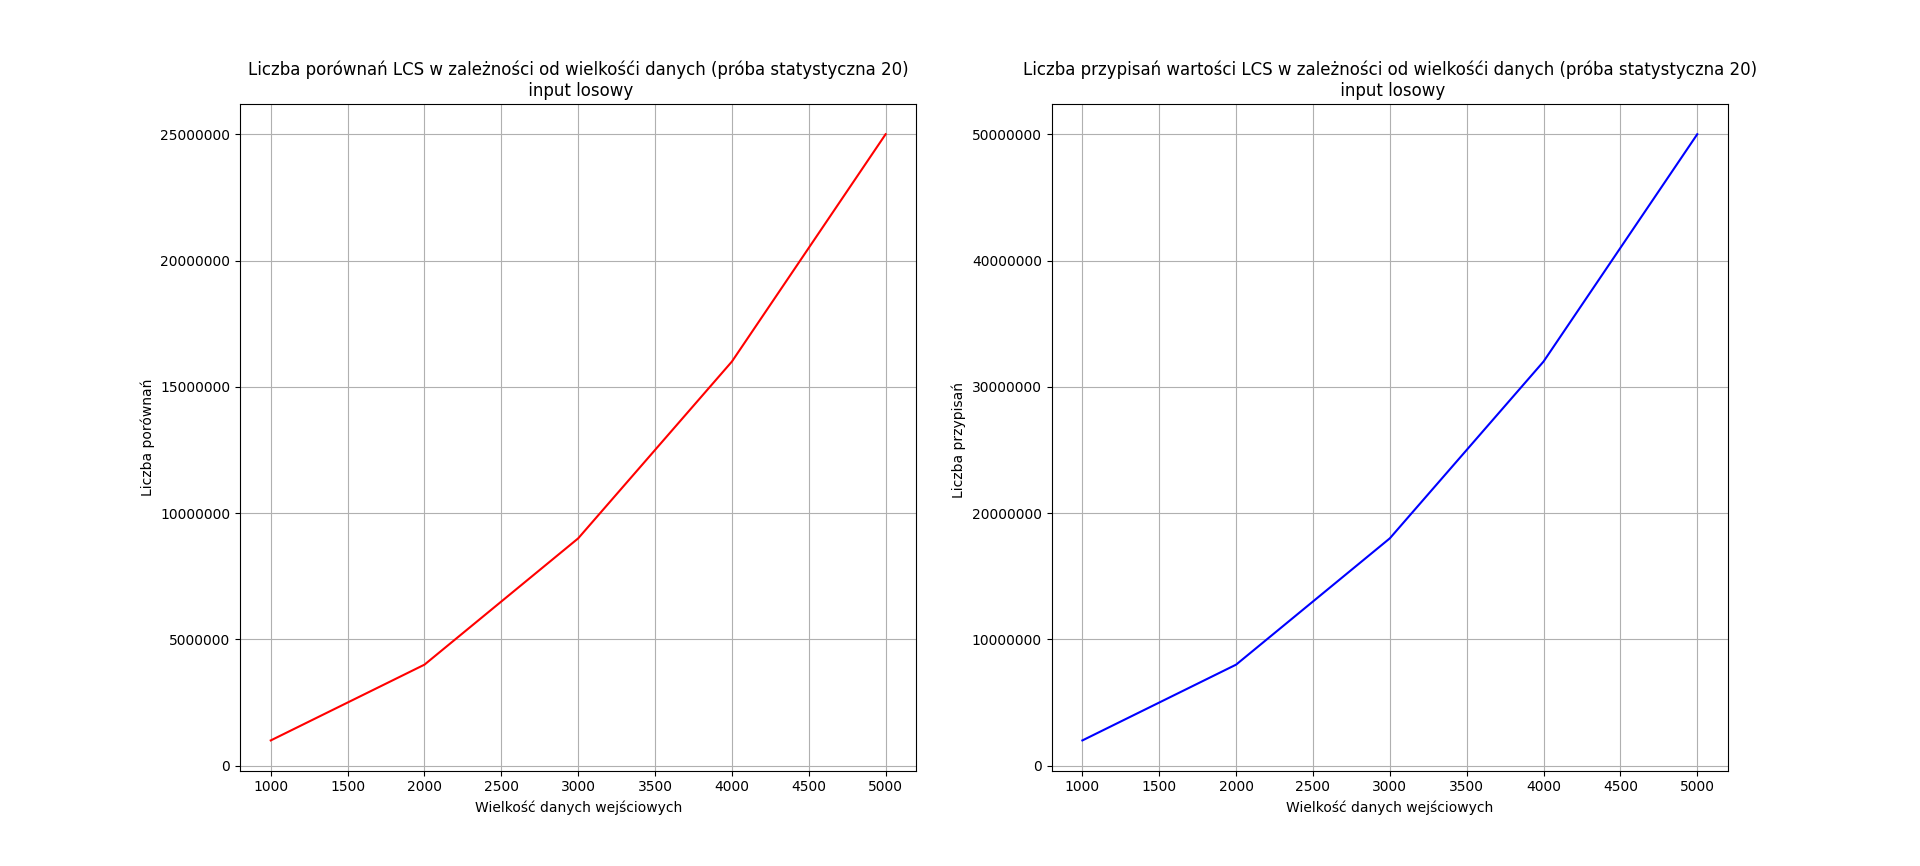

Reproduce this figure in Python.
import matplotlib.pyplot as plt
import statistics as stat
import math

x = [i for i in range(1000, 5001, 1000)]
porM = [[] for i in range(5)]
porS = [[] for i in range(5)]
k = 20


for i in x:
    with open('output/LCS' + str(i) + '.out') as file:
        for line in file:
            if ('Liczba porownan miedzy kluczami: ' in line):
                #print(line)
                porM[(i)//1000 -1].append(float((line.split('kluczami: ')[1]).split()[0]))
            if ('Liczba przypisan wartosci: ' in line):
                #print(line)
                porS[(i)//1000 -1].append(float((line.split('wartosci: ')[1]).split()[0]))            
          
fig, (m, s) = plt.subplots(1,2)


m.plot(x,[stat.mean(porM[i]) for i in range(5)],'r')
#m.plot(x,[stat.mean(splayM[i]) for i in range(10)],'g',label='Splay-BST')

m.ticklabel_format(useOffset=False, style='plain')
#m.legend(loc="upper left")
m.set(xlabel='Wielkość danych wejściowych', ylabel='Liczba porównań')
m.set_title('Liczba porównań LCS w zależności od wielkośći danych (próba statystyczna 20)\n input losowy')
m.grid()


s.plot(x,[stat.mean(porS[i]) for i in range(5)],'b')
#s.plot(x,[stat.mean(splayS[i]) for i in range(10)],'g',label='Splay-BST')

s.ticklabel_format(useOffset=False, style='plain')
#s.legend(loc="upper left")
s.set(xlabel='Wielkość danych wejściowych', ylabel='Liczba przypisań ')
s.set_title('Liczba przypisań wartości LCS w zależności od wielkośći danych (próba statystyczna 20)\n input losowy')
s.grid()


plt.show()
